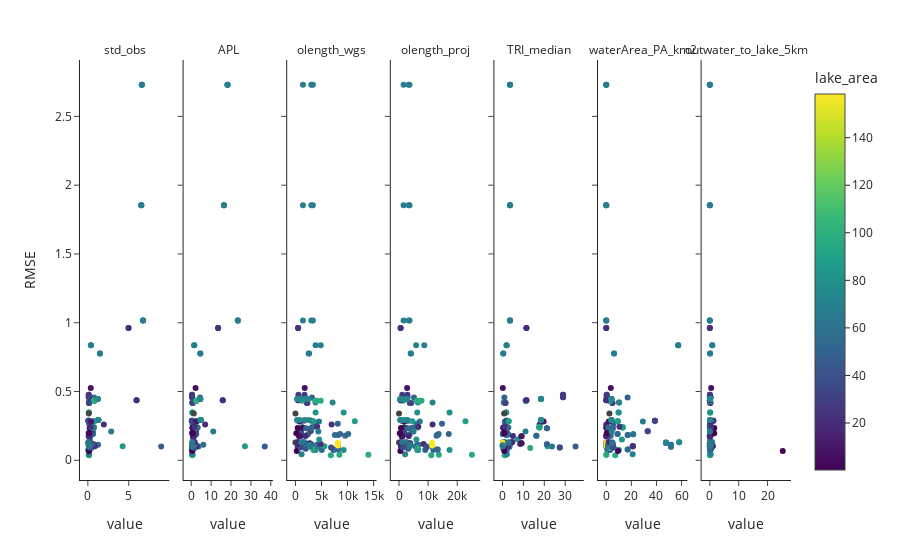

Write notebook code for a chart like this one.
### Code cell
import plotly.express as px
x_fd='value'
y_fd='RMSE'
facet='predictors'
color='lake_area'
df=df_melt.loc[(df_melt['RMSE']!=df_melt['RMSE'].max())&(df_melt['predictors']!='VE')]

fig = px.scatter(df, x=x_fd, y=y_fd, facet_col=facet,color=color,
                template="simple_white")

fig.update_xaxes(matches=None)
fig.for_each_annotation(lambda a: a.update(text=a.text.split("=")[-1]))
fig.show()
